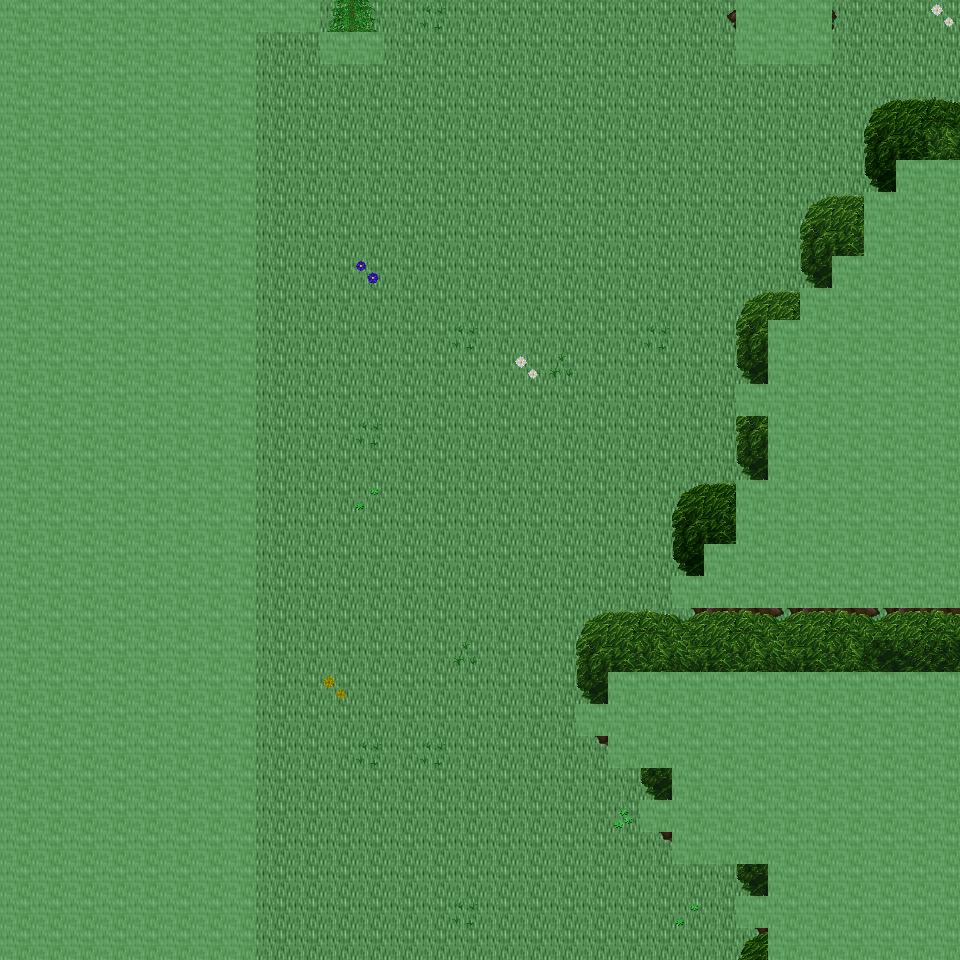

The image is a tile-based game level rendered from a .tmx file. Its description and source (layers, tilesets, objects; grid data summarised) follow:
An orthogonal 30x30 tile map with 32x32 px tiles, 6 tile layers (Ground, Object, Object2, Above, ...), 19 tilesets and 3 objects (3x mapExit).

<map version="1.0" orientation="orthogonal" renderorder="right-down" width="30" height="30" tilewidth="32" tileheight="32" nextobjectid="4">
  <tileset firstgid="1" name="tileset_ground_ground" tilewidth="32" tileheight="32" tilecount="33" columns="3">
    <image source="../drawable/tileset_ground_ground.png" width="96" height="352" />
  </tileset>
  <tileset firstgid="34" name="tileset_plant_grasses" tilewidth="32" tileheight="32" tilecount="6" columns="3">
    <image source="../drawable/tileset_plant_grasses.png" width="96" height="64" />
  </tileset>
  <tileset firstgid="40" name="tileset_plant_flower_daisy_blue" tilewidth="32" tileheight="32" tilecount="8" columns="2">
    <image source="../drawable/tileset_plant_flower_daisy_blue.png" width="64" height="128" />
  </tileset>
  <tileset firstgid="48" name="tileset_plant_flower_daisy_yellow" tilewidth="32" tileheight="32" tilecount="8" columns="2">
    <image source="../drawable/tileset_plant_flower_daisy_yellow.png" width="64" height="128" />
  </tileset>
  <tileset firstgid="56" name="tileset_plant_flower_daisy_red" tilewidth="32" tileheight="32" tilecount="8" columns="2">
    <image source="../drawable/tileset_plant_flower_daisy_red.png" width="64" height="128" />
  </tileset>
  <tileset firstgid="64" name="tileset_plant_flower_daisy_white" tilewidth="32" tileheight="32" tilecount="8" columns="2">
    <image source="../drawable/tileset_plant_flower_daisy_white.png" width="64" height="128" />
  </tileset>
  <tileset firstgid="72" name="tileset_logic_collision" tilewidth="32" tileheight="32" tilecount="1" columns="1">
    <image source="../drawable/tileset_logic_collision.png" width="32" height="32" />
  </tileset>
  <tileset firstgid="73" name="tileset_plant_tree_tree_green" tilewidth="32" tileheight="32" tilecount="88" columns="8">
    <image source="../drawable/tileset_plant_tree_tree_green.png" width="256" height="352" />
  </tileset>
  <tileset firstgid="161" name="tileset_logic_item_resources" tilewidth="32" tileheight="32" tilecount="6" columns="6">
    <image source="../drawable/tileset_logic_item_resources.png" width="192" height="32" />
  </tileset>
  <tileset firstgid="167" name="tileset_item_statue_broken_green_column" tilewidth="32" tileheight="32" tilecount="2" columns="1">
    <image source="../drawable/tileset_item_statue_broken_green_column.png" width="32" height="64" />
  </tileset>
  <tileset firstgid="169" name="tileset_plant_tree_spruce" tilewidth="32" tileheight="32" tilecount="6" columns="2">
    <image source="../drawable/tileset_plant_tree_spruce.png" width="64" height="96" />
  </tileset>
  <tileset firstgid="175" name="tileset_plant_tree_pine_snowy" tilewidth="32" tileheight="32" tilecount="6" columns="2">
    <image source="../drawable/tileset_plant_tree_pine_snowy.png" width="64" height="96" />
  </tileset>
  <tileset firstgid="181" name="tileset_logic_creature_ent" tilewidth="32" tileheight="32" tilecount="4" columns="4">
    <image source="../drawable/tileset_logic_creature_ent.png" width="128" height="32" />
  </tileset>
  <tileset firstgid="185" name="tileset_logic_item_mushroom" tilewidth="32" tileheight="32" tilecount="6" columns="6">
    <image source="../drawable/tileset_logic_item_mushroom.png" width="192" height="32" />
  </tileset>
  <tileset firstgid="191" name="tileset_plant_star_shaped_plants" tilewidth="32" tileheight="32" tilecount="6" columns="2">
    <image source="../drawable/tileset_plant_star_shaped_plants.png" width="64" height="96" />
  </tileset>
  <tileset firstgid="197" name="tileset_plant_tree_tree_darkgreen" tilewidth="32" tileheight="32" tilecount="88" columns="8">
    <image source="../drawable/tileset_plant_tree_tree_darkgreen.png" width="256" height="352" />
  </tileset>
  <tileset firstgid="285" name="tileset_plant_stump_stump_pale_brown" tilewidth="32" tileheight="32" tilecount="4" columns="2">
    <image source="../drawable/tileset_plant_stump_stump_pale_brown.png" width="64" height="64" />
  </tileset>
  <tileset firstgid="289" name="tileset_plant_tree_umbrella_thorn" tilewidth="32" tileheight="32" tilecount="18" columns="6">
    <image source="../drawable/tileset_plant_tree_umbrella_thorn.png" width="192" height="96" />
  </tileset>
  <tileset firstgid="307" name="tileset_logic_item_fruits" tilewidth="32" tileheight="32" tilecount="16" columns="8">
    <image source="../drawable/tileset_logic_item_fruits.png" width="256" height="64" />
  </tileset>
  <layer name="Ground" width="30" height="30">
    <data>[900 cells, 900 non-empty, 1 distinct tile ids]</data>
  </layer>
  <layer name="Object" width="30" height="30">
    <data>[900 cells, 108 non-empty, 27 distinct tile ids]</data>
  </layer>
  <layer name="Object2" width="30" height="30">
    <data>[900 cells, 0 non-empty, 0 distinct tile ids]</data>
  </layer>
  <layer name="Above" width="30" height="30">
    <data>[900 cells, 432 non-empty, 26 distinct tile ids]</data>
  </layer>
  <layer name="Above2" width="30" height="30">
    <data>[900 cells, 0 non-empty, 0 distinct tile ids]</data>
  </layer>
  <layer name="Walkable" width="30" height="30">
    <data>[900 cells, 410 non-empty, 1 distinct tile ids]</data>
  </layer>
  <objectgroup name="MapEvents">
    <object id="1" name="north" type="mapExit" x="320" y="0" width="416" height="32">
      <properties>
        <property name="map" value="level_0_x106_y145" />
        <property name="x" value="10" />
        <property name="y" value="28" />
      </properties>
    </object>
    <object id="2" name="north2" type="mapExit" x="832" y="0" width="128" height="32">
      <properties>
        <property name="map" value="level_0_x106_y145" />
        <property name="x" value="26" />
        <property name="y" value="28" />
      </properties>
    </object>
    <object id="3" name="south" type="mapExit" x="256" y="928" width="512" height="32">
      <properties>
        <property name="map" value="level_0_x106_y147" />
        <property name="x" value="8" />
        <property name="y" value="1" />
      </properties>
    </object>
  </objectgroup>
</map>
